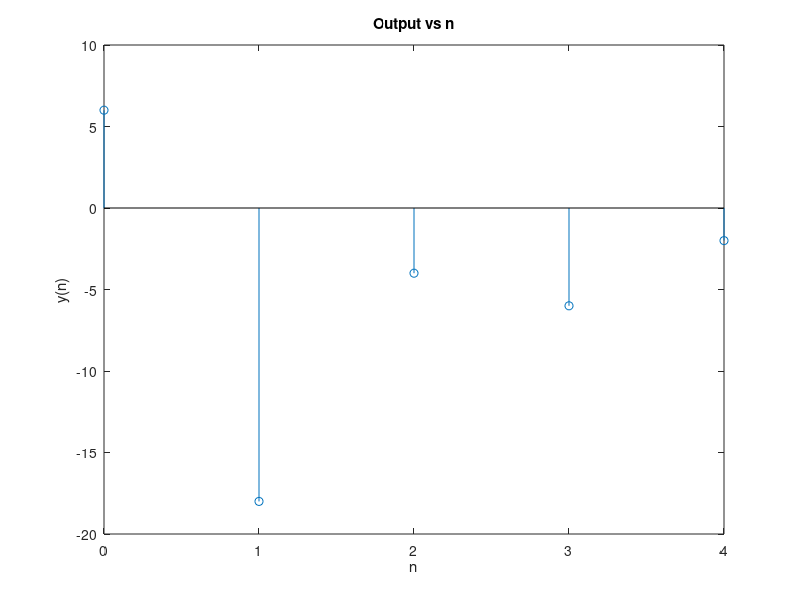

Reproduce this figure in MATLAB.
clc;
clear all;
close all;

x = [3 0 1];
h = [2 -6 -2];

y = conv(x,h);
t = 0:4; 

stem(t,y)
title('Output vs n')
xlabel('n')
ylabel('y(n)')